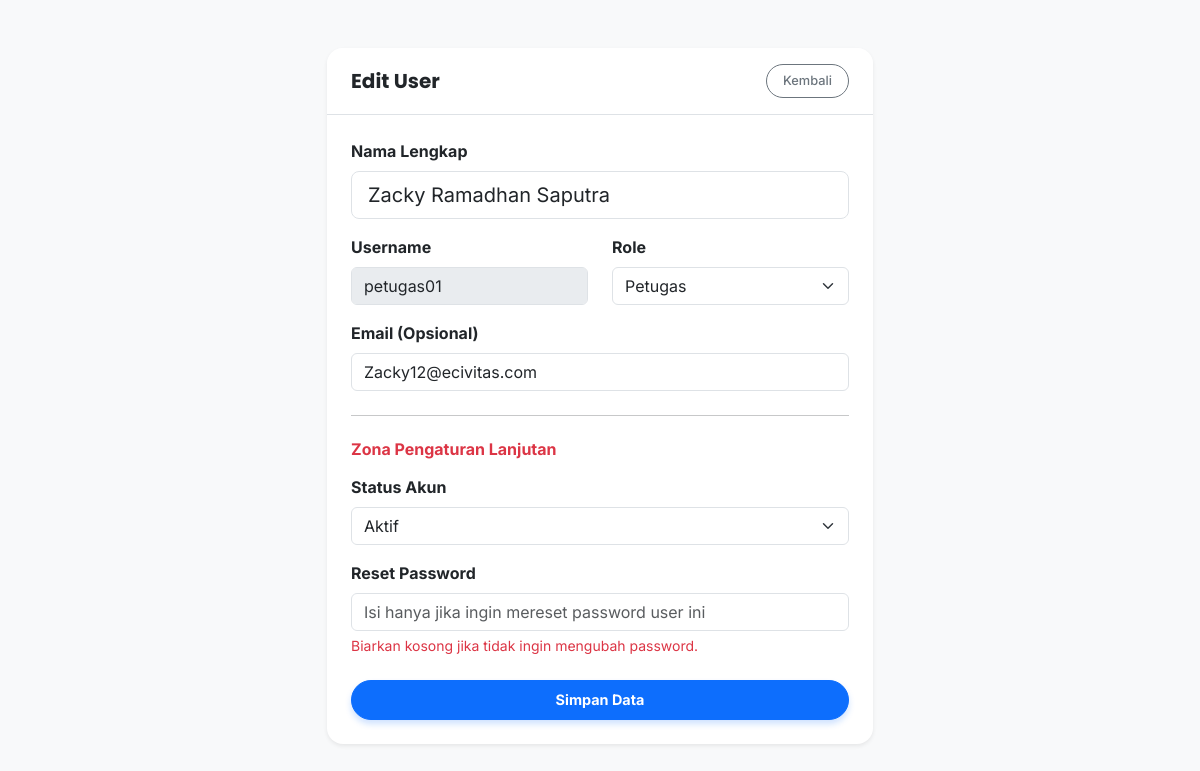
The page /views/admin/form_user.php?id=2 (signed in) on the database its author committed.
### tables this page shows
CREATE TABLE `users` (
  `id` int NOT NULL,
  `username` varchar(50) NOT NULL,
  `password` varchar(255) NOT NULL,
  `email` varchar(100) DEFAULT NULL,
  `no_hp` varchar(15) DEFAULT NULL,
  `nik` varchar(16) DEFAULT NULL,
  `nama_lengkap` varchar(100) NOT NULL,
  `alamat` text,
  `tempat_lahir` varchar(50) DEFAULT NULL,
  `tanggal_lahir` date DEFAULT NULL,
  `role` enum('warga','petugas','admin') DEFAULT 'warga',
  `pekerjaan` varchar(50) DEFAULT NULL,
  `is_active` tinyint(1) DEFAULT '1',
  `created_at` timestamp NULL DEFAULT CURRENT_TIMESTAMP
);

### helpers/helpers.php (called while the page is built, shortened)
<?php
function e($str) {
    return htmlspecialchars($str ?? '', ENT_QUOTES, 'UTF-8');
}
?>

### views/admin/form_user.php (the view, shortened to what this page needs)
<?php
require_once '../../config/app.php';
$id = $_GET['id'] ?? null;
$user = null;
$title = "Tambah User Baru";
$is_edit = false;
if ($id) {
    $is_edit = true;
    $stmt = $pdo->prepare("SELECT * FROM users WHERE id = ?");
    $stmt->execute([$id]);
    $user = $stmt->fetch();
    $title = "Edit User";
}
?>
<!DOCTYPE html>
<html lang="id">
<head>
    <link href="https://cdn.jsdelivr.net/npm/bootstrap@5.3.3/dist/css/bootstrap.min.css" rel="stylesheet">
    <link rel="stylesheet" href="<?= BASE_URL ?>assets/css/main.css">
</head>
<body class="bg-light">
<div class="container py-5">
    <div class="row justify-content-center">
        <div class="col-md-6">
            <div class="card shadow-sm border-0 rounded-4">
                <div class="card-header bg-white py-3 border-bottom d-flex justify-content-between align-items-center">
                    <h5 class="mb-0 fw-bold"><?= $title ?></h5>
                    <a href="users.php" class="btn btn-sm btn-outline-secondary rounded-pill">Kembali</a>
                </div>
                <div class="card-body p-4">
                    <form action="<?= BASE_URL ?>actions/admin/simpan_user.php" method="POST">
                        <div class="mb-3">
                            <label class="form-label fw-bold">Nama Lengkap</label>
                            <input type="text" name="nama" class="form-control form-control-lg" value="<?= e($user['nama_lengkap'] ?? '') ?>" required>
                        </div>
                        <div class="row">
                            <div class="col-md-6 mb-3">
                                <label class="form-label fw-bold">Username</label>
                                <input type="text" name="username" class="form-control" value="<?= e($user['username'] ?? '') ?>" required <?= $is_edit ? 'readonly style="background-color:#e9ecef;"' : '' ?>>
                            </div>
                            <div class="col-md-6 mb-3">
                                <label class="form-label fw-bold">Role</label>
                                <select name="role" class="form-select">
                                    <option value="petugas" <?= (isset($user) && $user['role']=='petugas') ? 'selected' : '' ?>>Petugas</option>
                                </select>
                            </div>
                        </div>
                        <div class="mb-3">
                            <label class="form-label fw-bold">Email (Opsional)</label>
                            <input type="email" name="email" class="form-control" value="<?= e($user['email'] ?? '') ?>">
                        </div>
                        <?php if($is_edit): ?>
                            <hr class="my-4">
                            <h6 class="fw-bold text-danger mb-3">Zona Pengaturan Lanjutan</h6>
                            <div class="mb-3">
                                <label class="form-label fw-bold">Status Akun</label>
                                <select name="is_active" class="form-select">
                                    <option value="1" <?= $user['is_active']==1 ? 'selected' : '' ?>>Aktif</option>
                                </select>
                            </div>
                            <div class="mb-3">
                                <label class="form-label fw-bold">Reset Password</label>
                                <input type="password" name="password" class="form-control" placeholder="Isi hanya jika ingin mereset password user ini">
                                <div class="form-text text-danger">Biarkan kosong jika tidak ingin mengubah password.</div>
                            </div>
                        <?php endif; ?>
                        <div class="d-grid mt-4">
                            <button type="submit" class="btn btn-primary btn-lg fw-bold">Simpan Data</button>
                        </div>
                    </form>
                </div>
            </div>
        </div>
    </div>
</div>
</body>
</html>

### assets/css/main.css (style rules this page uses)
:root { --primary-color: #0d6efd; --primary-hover: #0b5ed7; --bg-body: #f8f9fa; --text-main: #212529; --card-radius: 16px; }
body { font-family: "Inter", sans-serif; background-color: var(--bg-body); color: var(--text-main); -webkit-font-smoothing: antialiased; }
h1, h2, h3, h4, h5, .navbar-brand { font-family: "Poppins", sans-serif; }
.card { border: none; border-radius: var(--card-radius); box-shadow: 0 4px 20px rgba(0, 0, 0, 0.03); transition: transform 0.2s ease, box-shadow 0.2s ease; background: #fff; overflow: hidden; }
.card-header { background: #fff; border-bottom: 1px solid #f0f0f0; padding: 1.25rem 1.5rem; }
.card-body { padding: 1.5rem; }
.btn { border-radius: 50px; padding: 0.5rem 1.2rem; font-weight: 500; font-size: 0.9rem; transition: all 0.2s; }
.btn-sm { padding: 0.4rem 1rem; font-size: 0.8rem; }
.btn-primary { background-color: var(--primary-color); border-color: var(--primary-color); box-shadow: 0 4px 6px rgba(13, 110, 253, 0.2); }

### rows shown on the page
users: nama "Zacky Ramadhan Saputra", username "petugas01", role "Petugas", email "Zacky12@ecivitas.com", is_active "Aktif"

### other values the page prints
$title "Edit User"
